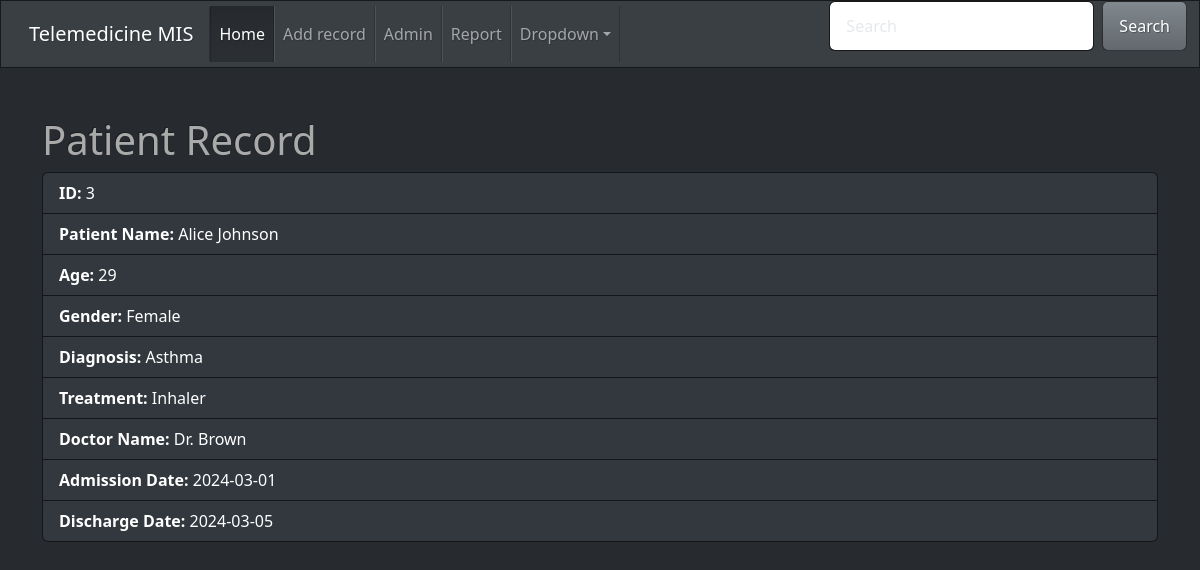
Screenshot of /view.php?id=3 with the database file from the repository.
### tables this page shows
CREATE TABLE patient_records (
    id INT AUTO_INCREMENT PRIMARY KEY,
    patient_name VARCHAR(100) NOT NULL,
    age INT NOT NULL,
    gender VARCHAR(10) NOT NULL,
    diagnosis VARCHAR(255) NOT NULL,
    treatment VARCHAR(255) NOT NULL,
    doctor_name VARCHAR(100) NOT NULL,
    admission_date DATE NOT NULL,
    discharge_date DATE
);

### view.php (the view, shortened to what this page needs)
<?php include("css.php") ?>
<?php include("nav.php") ?>
<?php include("connection.php") ?>
<?php
$conn = new mysqli($servername, $username, $password, $dbname);
$id = intval($_GET['id']);
$sql = "SELECT * FROM patient_records WHERE id = $id";
$result = $conn->query($sql);
if ($result->num_rows > 0) {
    $row = $result->fetch_assoc();
    $html = <<<HTML
    <div class="container mt-5">
        <h1>Patient Record</h1>
        <ul class="list-group">
            <li class="list-group-item"><strong>ID:</strong> {$row["id"]}</li>
            <li class="list-group-item"><strong>Patient Name:</strong> {$row["patient_name"]}</li>
            <li class="list-group-item"><strong>Age:</strong> {$row["age"]}</li>
            <li class="list-group-item"><strong>Gender:</strong> {$row["gender"]}</li>
            <li class="list-group-item"><strong>Diagnosis:</strong> {$row["diagnosis"]}</li>
            <li class="list-group-item"><strong>Treatment:</strong> {$row["treatment"]}</li>
            <li class="list-group-item"><strong>Doctor Name:</strong> {$row["doctor_name"]}</li>
            <li class="list-group-item"><strong>Admission Date:</strong> {$row["admission_date"]}</li>
            <li class="list-group-item"><strong>Discharge Date:</strong> {$row["discharge_date"]}</li>
        </ul>
    </div>
HTML;
    echo $html;
} else {
    echo "No record found";
}
?>

### rows the page displays
patient_records: id "3", patient_name "Alice Johnson", age "29", gender "Female", diagnosis "Asthma", treatment "Inhaler", doctor_name "Dr. Brown", admission_date "2024-03-01", discharge_date "2024-03-05"
